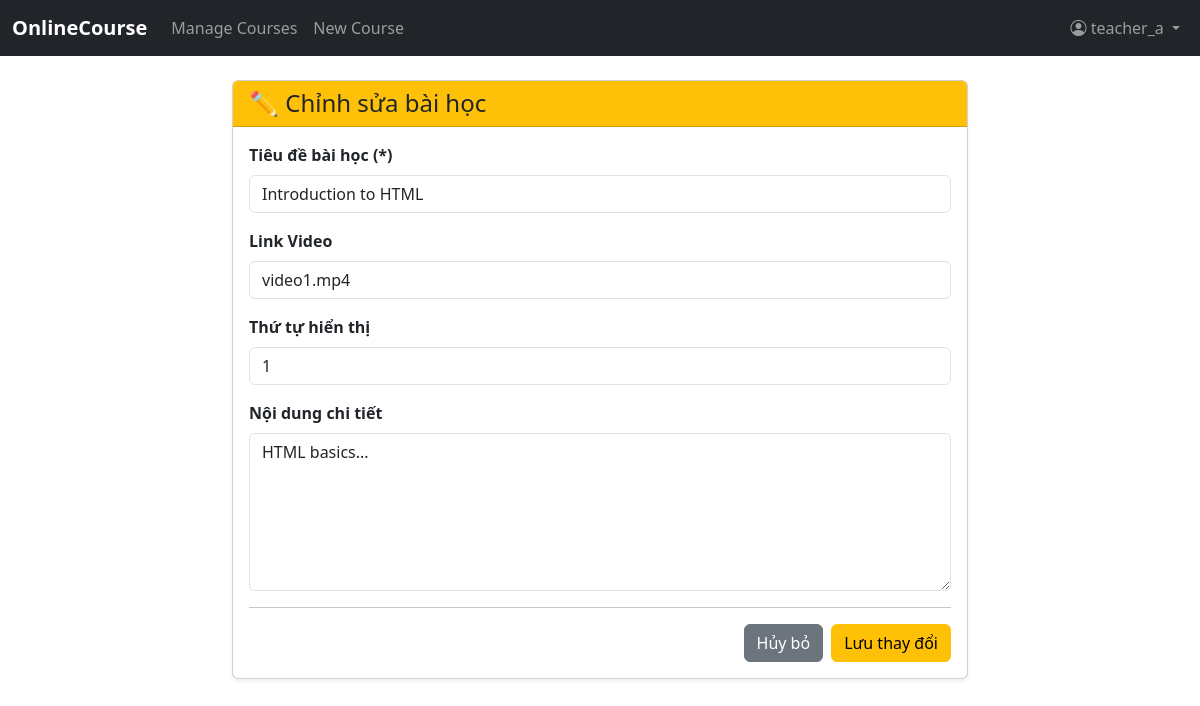
Page /lesson/edit?id=1 (signed in) on the committed database.
### tables this page shows
CREATE TABLE lessons (
    id INT PRIMARY KEY AUTO_INCREMENT,
    course_id INT,
    title VARCHAR(255),
    content LONGTEXT,
    video_url VARCHAR(255),
    lesson_order INT,
    created_at DATETIME DEFAULT CURRENT_TIMESTAMP,

    FOREIGN KEY (course_id) REFERENCES courses(id)
);

### config/Database.php (called while the page is built, shortened)
<?php
class Database {
    private $host = "localhost";
    private $db = "onlinecourse";
    private $user = "root";
    private $pass = "";
    public function getConnection() {
        $this->conn = null;
        try {
            $this->conn = new PDO(
                "mysql:host={$this->host};port=3307;dbname={$this->db}",
                $this->user,
                $this->pass
            );
            $this->conn->setAttribute(PDO::ATTR_ERRMODE, PDO::ERRMODE_EXCEPTION);
        } catch(PDOException $e) {
            echo "Connection error: " . $e->getMessage();
        }
        return $this->conn;
    }
}

### models/Lesson.php (called while the page is built, shortened)
<?php
class Lesson {
    private $con;
    private $table_name= "lessons";
    private $id;
    private $course_id;
    private $title;
    private $content;
    private $video_url;
    private $lesson_order;
    public function getId() {
        return $this->id;
    }
    public function setId($id) {
        $this->id = $id;
        return $this;
    }
    public function getCourseId() {
        return $this->course_id;
    }
    public function setCourseId($course_id) {
        $this->course_id = $course_id;
        return $this;
    }
    public function getTitle() {
        return $this->title;
    }
    public function getContent() {
        return $this->content;
    }
    public function getVideoUrl() {
        return $this->video_url;
    }
    public function getLessonOrder() {
        return $this->lesson_order;
    }
    public function __construct($db){
        $this->con = $db;
    }
    public function readOne() {
        $query = "SELECT * FROM " . $this->table_name . " WHERE id = :id LIMIT 1";
        $stmt = $this->con->prepare($query);
        $stmt->bindParam(':id', $this->id);
        $stmt->execute();
        $row = $stmt->fetch(PDO::FETCH_ASSOC);
        if($row) {
            $this->course_id = $row['course_id'];
            $this->title = $row['title'];
            $this->content = $row['content'];
            $this->video_url = $row['video_url'];
            $this->lesson_order = $row['lesson_order'];
            return true;
        }
        return false;
    }
}?>

### views/instructor/lessons/edit.php (the view)
<?php include 'views/layouts/header.php'; ?>
<div class="container py-4">
    <div class="row justify-content-center">
        <div class="col-md-8">
            <div class="card shadow-sm">
                <div class="card-header bg-warning text-dark">
                    <h4 class="mb-0">✏️ Chỉnh sửa bài học</h4>
                </div>
                <div class="card-body">
                    <form action="<?php echo BASE_URL; ?>lesson/edit?id=<?php echo $this->lessonModel->getId(); ?>" method="POST">
                        <div class="mb-3">
                            <label class="form-label fw-bold">Tiêu đề bài học (*)</label>
                            <input type="text" name="title" class="form-control" required
                                   value="<?php echo htmlspecialchars($this->lessonModel->getTitle()); ?>">
                        </div>
                        <div class="mb-3">
                            <label class="form-label fw-bold">Link Video</label>
                            <input type="text" name="video_url" class="form-control"
                                   value="<?php echo htmlspecialchars($this->lessonModel->getVideoUrl()); ?>">
                        </div>
                        <div class="mb-3">
                            <label class="form-label fw-bold">Thứ tự hiển thị</label>
                            <input type="number" name="lesson_order" class="form-control"
                                   value="<?php echo $this->lessonModel->getLessonOrder(); ?>">
                        </div>
                        <div class="mb-3">
                            <label class="form-label fw-bold">Nội dung chi tiết</label>
                            <textarea name="content" class="form-control" rows="6"><?php echo htmlspecialchars($this->lessonModel->getContent()); ?></textarea>
                        </div>
                        <hr>
                        <div class="d-flex justify-content-end gap-2">
                            <a href="<?php echo BASE_URL; ?>lesson?course_id=<?php echo $this->lessonModel->getCourseId(); ?>" class="btn btn-secondary">Hủy bỏ</a>
                            <button type="submit" class="btn btn-warning">Lưu thay đổi</button>
                        </div>
                    </form>
                </div>
            </div>
        </div>
    </div>
</div>
<?php include 'views/layouts/footer.php'; ?>

### rows in the picture
lessons: title "Introduction to HTML", video_url "video1.mp4", lesson_order "1", content "HTML basics..."

### other values in the picture
$username "teacher_a"
